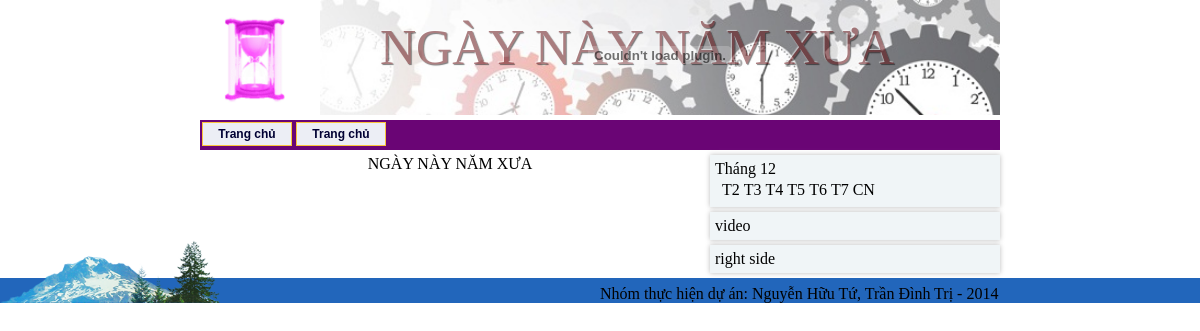
Before: / with the older database file.
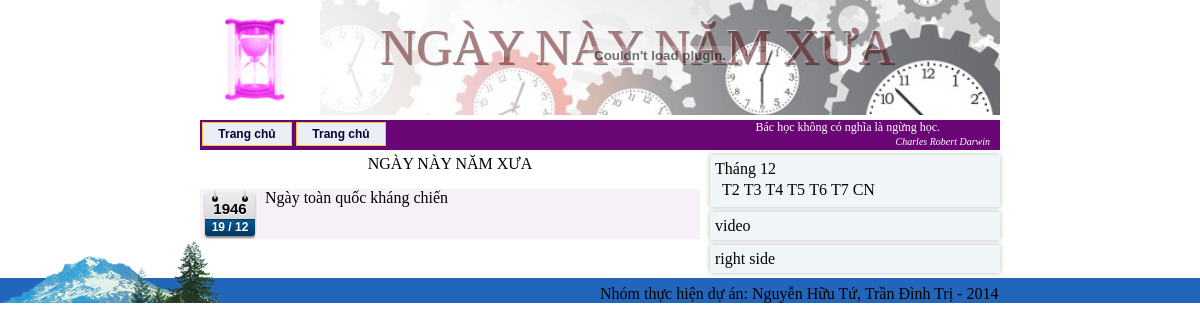
After: the same page with the newer database file.
### tables this page shows
CREATE TABLE IF NOT EXISTS `danhngon` (
  `id` int(11) unsigned NOT NULL AUTO_INCREMENT,
  `caunoi` varchar(300) NOT NULL,
  `tacgia` varchar(50) NOT NULL,
  `ynghia` text NOT NULL,
  PRIMARY KEY (`id`)
);

CREATE TABLE IF NOT EXISTS `cacsukien` (
  `id` int(11) unsigned NOT NULL AUTO_INCREMENT,
  `ngay` tinyint(4) NOT NULL,
  `thang` tinyint(4) NOT NULL,
  `nam` smallint(6) NOT NULL DEFAULT '0',
  `ngaynao` date NOT NULL,
  `sukien` varchar(400) NOT NULL,
  `theloai` tinyint(1) NOT NULL DEFAULT '1',
  `luctao` datetime NOT NULL,
  `nguoilam` varchar(7) NOT NULL,
  `sudung` smallint(1) NOT NULL DEFAULT '1',
  PRIMARY KEY (`id`)
);

### bbcode.php (called while the page is built)
<?php
 function showBBcodes($text) {
$find = array(
'~\[b\](.*?)\[/b\]~s',
'~\[i\](.*?)\[/i\]~s',
'~\[u\](.*?)\[/u\]~s',
'~\[pre\](.*?)\[/pre\]~s',
'~\[size=(.*?)\](.*?)\[/size\]~s',
'~\[color=(.*?)\](.*?)\[/color\]~s',
'~\[url\]((?:ftp|https?)://.*?)\[/url\]~s',
'~\[img\](.*?\.(?:jpg|jpeg|gif|png|bmp))\[/img\]~s',
'~\[br\]~s',
'~\[code\](.*?)\[/code\]~s',
'~\[sup\](.*?)\[/sup\]~s',
'~\[sub\](.*?)\[/sub\]~s'
);
$replace = array(
'<b>$1</b>',
'<i>$1</i>',
'<span style="text-decoration:underline;">$1</span>',
'<pre>$1</'.'pre>',
'<span style="font-size:$1px;">$2</span>',
'<span style="color:$1;">$2</span>',
'<a href="$1">$1</a>',
'<img src="image/$1"/>',
'<br/>',
'<span class="codetext">$1</span>',
'<sup>$1</sup>',
'<sub>$1</sub>'
);
return preg_replace($find,$replace,$text);
}
 ?>

### index.php (the view, shortened to what this page needs)
<?php
include_once("bbcode.php");
$theloai=["","camera","video","wiki","article"];
$ngay = date("d");
$thang = date("m");
?>
<html>
<head>
<link rel="stylesheet" type="text/css" href="kieu.css"/>
</head>
<body>
<div>
<div id='mainpage'>
  <div id="headerpart">
    <div id="logo">
	<img src="hinh/sand-clock.gif" height="100px" />
	</div>
	<div id="title">
	<div style="position:absolute; z-index:1;">
	<object classid="clsid:D27CDB6E-AE6D-11cf-96B8-444553540000" codebase="http://fpdownload.macromedia.com/pub/shockwave/cabs/flash/swflash.cab#version=8,0,0,0" width="680" height="110">
	<embed src="hinh/nen2.swf" quality="high" type="application/x-shockwave-flash" width="680" height="110" wmode="transparent" pluginspage="http://www.macromedia.com/go/getflashplayer" />
</object>
	</div><br/>
	<span>NGày này Năm Xưa</span>
	</div>
  </div>
  <div id="menubar">
  <div class="menu_out">
  <div class="menu_in">
      <a href="#" class="menu">Trang chủ</a>
    </div>
  </div>
  <div class="menu_out">
  <div class="menu_in">
      <a href="#" class="menu">Trang chủ</a>
    </div>
  </div>
  <div id="danhngon">
<?php
$sql= "select * from danhngon order by rand() limit 1;";
$result=mysql_query($sql);
if ($row=mysql_fetch_array($result)) {
	echo '<div id="danhngon_tren">'.$row['caunoi'].'</div>';
	echo '<div id="danhngon_duoi">'.$row['tacgia'].'</div>';
}
?>
  </div>
  </div>
  <div id="content">
    <div id = "leftside">
<?php
if (isset($_GET['id'])) {
	$skid=intval($_GET['id']);
	echo '<div class="tieude">SỰ KIỆN</div>';
	$sql="select * from cacsukien where id=$skid;";
	$result = mysql_query($sql);
	if ($result) {
		if (mysql_num_rows($result)) {
			if ($row = mysql_fetch_array($result)) {
				echo '<div class="motdong"><p class="calendar">'.$row['nam'].'<span>'.$row['ngay'].' / '.$row['thang'].'</span></p><p>'.showBBcodes($row['sukien']).'</p></div>';
				echo '<div class="tieude">TƯ LIỆU</div>';
				$sql="select * from cactulieu where sk=$skid order by theloai";
				$result = mysql_query($sql);
				if ($result) {
					while ($tl = mysql_fetch_array($result)) {
						echo "<div class='tulieu ".$theloai[$tl['theloai']]."'><a href='".$tl['url']."' target='_blank'>".$tl['tieude']."</a></div>";
					}
				}
			}
		}
		else {
			echo "Không có sự kiện này.";
		}
	}
	else {
		echo "Lỗi";
	}
}
else {
	echo '<div class="tieude">NGÀY NÀY NĂM XƯA</div>';
	$sql="select * from cacsukien where ngay=$ngay and thang=$thang;";
	$result = mysql_query($sql);
	if ($result) {
		if (mysql_num_rows($result)) {
			while ($row = mysql_fetch_array($result)) {
				echo '<div class="motdong"><p class="calendar">'.$row['nam'].'<span>'.$row['ngay'].' / '.$row['thang'].'</span></p><p><a href="index.php?id='.$row['id'].'">'.showBBcodes($row['sukien']).'</a></p></div>';
			}
		}
	}
}
?>
	</div>
	<div id="rightside">
	  <div id="calendar" class="rightwidget">
	  <div>Tháng <?php echo $thang;?></div>
	  <table>
	  <th><td>T2</td><td>T3</td><td>T4</td><td>T5</td><td>T6</td><td>T7</td><td>CN</td>
	  </th>
	  </table>
	  </div>
	  <div id="somevideos" class="rightwidget">
	  video
	  </div>
	  <div id="otherstuff" class="rightwidget">
	  right side
	  </div>
	</div>
  </div>
</div>
<div id="footerpart">
  <div class="tree">
    <img src="hinh/mountain.png" width="220px"/>
  </div>
  <div class="copyright">
  Nhóm thực hiện dự án: Nguyễn Hữu Tứ, Trần Đình Trị - 2014
  </div>
</div>
</div>
</body>
</html>

### kieu.css (style rules this page uses)
body { margin: 0; padding: 0; }
#mainpage { width:800px; margin-left: auto ; margin-right: auto ; }
#footerpart { background:#2266bb; height:25px; position:relative; }
#footerpart .tree { position:absolute; bottom:0px; left:0px; width:300px; }
#footerpart .copyright { position:absolute; bottom:0px; right:0px; width:600px; }
#headerpart { height:120px; }
#menubar { background:#6a0575; height:30px; margin-bottom:5px; color:white; }
.menu_out { width:80px; background-color:#eceef5; border:1px solid #FBC43C; padding:4px; margin:2px 2px; float:left; }
.menu_in { padding-right:10px; padding-left:10px; }
.menu { font-size:12px; font-family:Arial; font-weight:bold; color:#000033; white-space:nowrap; display:block; text-align:center; }
#danhngon { position:relative; }
#danhngon_tren { position:absolute; top:0; right:60; font-style:bold; font-size:12px; }
#danhngon_duoi { position:absolute; top:16; right:10; font-style:italic; font-size:10px; }
#leftside { float:left; width:500px; }
#rightside { float:left; width:290px; margin-left:10px; }
#logo { width:100px; float:left; height:110px; margin-top:10px; margin-left:5px; }
#title { float:left; width:680; background-image:url("hinh/home-banner-time2.jpg"); height:115px; margin-left:15px; background-repeat:repeat-x; background-size:100%; }
#title span { text-transform:uppercase; padding-left:60px; text-shadow: -1px -1px 1px #fff, 1px 1px 1px #000; color: #5c0408; opacity: 0.5; font: 50px 'Museo700'; }
.rightwidget { background:#f0f5f7; margin-bottom:5px; box-shadow: 0 0 5px #bbb; padding:5px; }
.motdong { margin-bottom:3px; background:#f7f0f7; min-height:50px; }
.tieude { text-align:center; }
a { text-decoration: none; color: inherit; }
.calendar { margin:3px 10px 5px 5px; float:left; width:50px; background:#ededef; background: -webkit-gradient(linear, left top, left bottom, from(#ededef), to(#ccc)); background: -moz-linear-gradient(top, #ededef, #ccc); font:bold 15px/33px Arial Black, Arial, Helvetica, sans-serif; text-align:center; color:#000; text-shadow:#fff 0 1px 0; -moz-border-radius:3px; -webkit-border-radius:3px; border-radius:3px; position:relative; -moz-box-shadow:0 2px 2px #888; -webkit-box-shadow:0 2px 2px #888; box-shadow:0 2px 2px #888; }
.calendar span { display:block; font:normal bold 12px/14px Arial, Helvetica, sans-serif; text-transform:uppercase; color:#fff; text-shadow:#00365a 0 -1px 0; background:#04599a; background:-webkit-gradient(linear, left top, left bottom, from(#04599a), to(#00365a)); background:-moz-linear-gradient(top, #04599a, #00365a); -moz-border-radius-bottomright:3px; -webkit-border-bottom-right-radius:3px; border-bottom-right-radius:3px; -moz-border-radius-bottomleft:3px; -webkit-border-bottom-left-radius:3px; border-bottom-left-radius:3px; border-top:1px solid #00365a; margin-top:-6px; padding-bottom:2px; }
.calendar:before, .calendar:after { content:''; float:left; position:absolute; top:4px; width:6px; height:6px; background:#111; z-index:1; -moz-border-radius:10px; -webkit-border-radius:10px; border-radius:10px; -moz-box-shadow:0 1px 1px #fff; -webkit-box-shadow:0 1px 1px #fff; box-shadow:0 1px 1px #fff; }
.calendar:before { left:7px; }
.calendar:after { right:7px; }
.calendar span:before, .calendar span:after { content:''; float:left; position:absolute; top:-3px; width:2px; height:10px; background:#dadada; background:-webkit-gradient(linear, left top, left bottom, from(#f1f1f1), to(#aaa)); background:-moz-linear-gradient(top, #f1f1f1, #aaa); z-index:2; -moz-border-radius:2px; -webkit-border-radius:2px; border-radius:2px; }
.calendar span:before { left:9px; }
.calendar span:after { right:9px; }

Changed rows visible on the page:
added danhngon: caunoi "Bác học không có nghĩa là ngừng học.", tacgia "Charles Robert Darwin"
added cacsukien: nam "1946", ngay "19", thang "12", sukien "Ngày toàn quốc kháng chiến"
